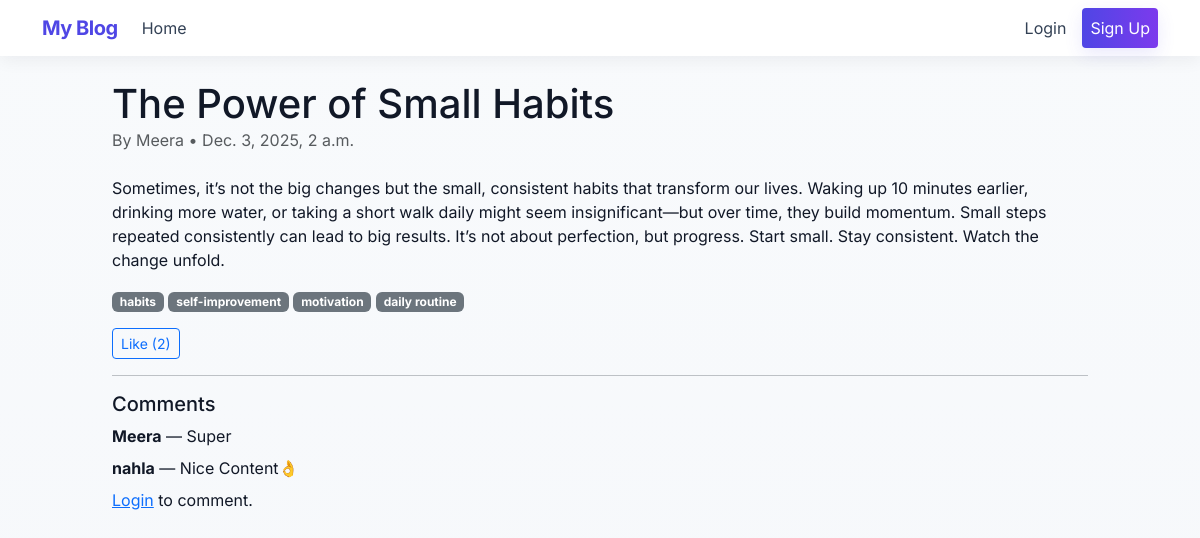
The page /post/the-power-of-small-habits/ on the database its author committed.
### blog/models.py (models this page shows, shortened)
class Post(models.Model):
    STATUS_CHOICES = (
        ('draft','Draft'),
        ('pending','Pending Approval'),
        ('approved','Approved'),
        ('rejected','Rejected'),
    )
    title = models.CharField(max_length=200)
    slug = models.SlugField(max_length=220, unique=True, blank=True)
    body = models.TextField()
    author = models.ForeignKey(User, on_delete=models.CASCADE, related_name='posts')
    tags = models.ManyToManyField(Tag, blank=True, related_name='posts')
    status = models.CharField(max_length=10, choices=STATUS_CHOICES, default='draft')
    featured = models.BooleanField(default=False)
    created_at = models.DateTimeField(auto_now_add=True)
    updated_at = models.DateTimeField(auto_now=True)
    class Meta:
        ordering = ['-created_at']

class Tag(models.Model):
    name = models.CharField(max_length=50, unique=True)

class Comment(models.Model):
    post = models.ForeignKey(Post, on_delete=models.CASCADE, related_name='comments')
    user = models.ForeignKey(User, on_delete=models.CASCADE)
    body = models.TextField()
    approved = models.BooleanField(default=True)  # set False if you want moderation
    created_at = models.DateTimeField(auto_now_add=True)
    class Meta:
        ordering = ['created_at']

### blog/views.py (the view, shortened to what this page needs)
# urls.py: path('post/<slug:slug>/', PostDetailView.as_view(), name='post_detail'),
class PostDetailView(DetailView):
	model = Post
	slug_field = 'slug'
	template_name = 'blog/post_detail.html'
	def get_context_data(self, **kwargs):
		ctx = super().get_context_data(**kwargs)
		ctx['comment_form'] = CommentForm()
		ctx['liked'] = self.request.user.is_authenticated and self.object.likes.filter(user=self.request.user).exists()
		return ctx

### blog/templates/blog/post_detail.html (shortened to what this page needs)
{% extends 'blog/base.html' %}
{% block content %}
  <article>
    <div class="d-flex justify-content-between align-items-start mb-2">
      <div>
        <h1 class="mb-0">{{ object.title }}</h1>
        <p class="text-muted">By {{ object.author }} • {{ object.created_at }}</p>
      </div>
    </div>
    <div>{{ object.body|linebreaks }}</div>
    <p>
      {% for tag in object.tags.all %}
        <a href="?tag={{ tag.name }}" class="badge bg-secondary text-decoration-none">{{ tag.name }}</a>
      {% endfor %}
    </p>
    <form method="post" action="{% url 'post_like' slug=object.slug %}">
      <button class="btn btn-sm btn-outline-primary">{% if liked %}Unlike{% else %}Like{% endif %} ({{ object.likes.count }})</button>
    </form>
    <hr>
    <h5>Comments</h5>
    {% for comment in object.comments.all %}
      {% if comment.approved %}
        <div class="mb-2"><strong>{{ comment.user }}</strong> — {{ comment.body }}</div>
      {% endif %}
    {% empty %}
      <p>No comments yet.</p>
    {% endfor %}
    {% if user.is_authenticated %}
      <form method="post">
        {% csrf_token %}
        {{ comment_form.as_p }}
        <button class="btn btn-primary">Post comment</button>
      </form>
    {% else %}
      <p><a href="/admin/login/">Login</a> to comment.</p>
    {% endif %}
  </article>
{% endblock %}

### blog/static/blog/styles.css (style rules this page uses)
:root { --bg:#f6f8fb; --card:#ffffff; --muted:#6c757d; --accent:#4f46e5; --accent-2:#06b6d4; }
html,body { height:100%; font-family: 'Inter', system-ui, -apple-system, 'Segoe UI', Roboto, 'Helvetica Neue', Arial; background: linear-gradient(180deg, #f8fafc 0%, var(--bg) 100%); color: #111827; }

### rows shown on the page
Post: title "The Power of Small Habits", author "Meera", created_at "Dec. 3, 2025, 2 a.m.", body "Sometimes, it’s not the big changes but the small, consistent habits that transform our lives. Waking up 10 minutes earlier, drinking more water, or taking a short walk daily might seem insignificant—but over time, they build momentum. Small steps repeated consistently can lead to big results. It’s not about perfection, but progress. Start small. Stay consistent. Watch the change unfold.", likes.count "2"
Tag: name "habits"
Tag: name "self-improvement"
Tag: name "motivation"
Tag: name "daily routine"
Comment: user "Meera", body "Super"
Comment: user "nahla", body "Nice Content👌"
